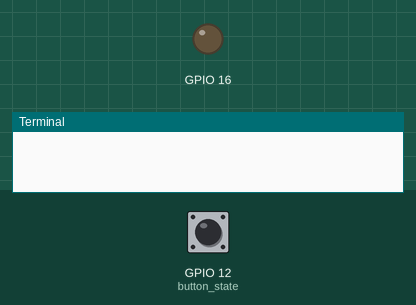
Bench run of a program on a simulated Raspberry Pi (BCM pin numbers). Shown: output pins drawn as LEDs (lit = HIGH), the last lines printed to the terminal. Dashed ring = blinking. The test bench sets the inputs (shaded band); at power-on: GPIO 12 (button_state) HIGH.

Above: at 1.2 s.
1.3 s: GPIO 12 (button_state) pulled LOW for 1 s
At 3.4 s:
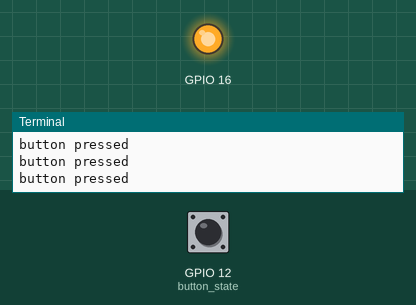
3.8 s: GPIO 12 (button_state) pulled LOW for 3.2 s
At 4.1 s:
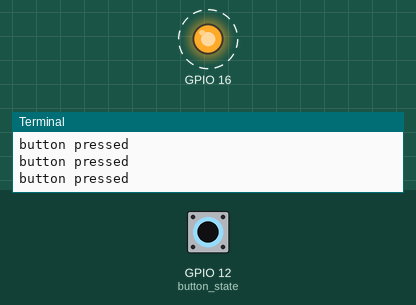
8.5 s: GPIO 12 (button_state) pulled LOW for 0.25 s
At 9.6 s:
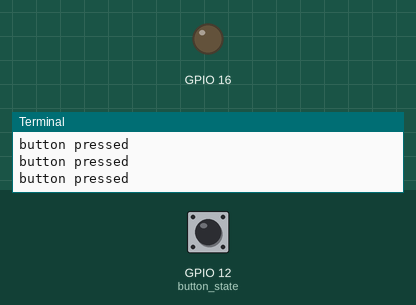
Timing chart, 0 to 11.5 s (numbered marks = the images above; inputs shaded):
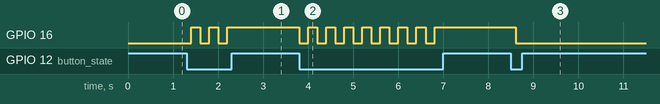

The program:

led_button.py
```python
import RPi.GPIO as GPIO
import time
GPIO.setmode(GPIO.BCM)
GPIO.setup(16,GPIO.OUT)
GPIO.setup(12,GPIO.IN,pull_up_down=GPIO.PUD_UP) # BUTTON 입력 스위치 안눌렸을 때 on, 눌렸을 때 off
control=False # LED 제어 전역 변수
try:
    while True: # 무한루프
        button_state = GPIO.input(12)
        if button_state == False: # 버튼이 눌리면 off 이고 False
            if(control==True): # Toggle
                control=False
            else:
                control=True
            print("button pressed")
        if control == True: # LED 제어 변수가 True 상태이면 LED를 켠다
            GPIO.output(16,True)
        else: # LED 제어 변수가 False 상태이면 LED를 끈다
            GPIO.output(16,False)
        time.sleep(0.2) # 0.2초마다 버튼이 눌렸는지 감지
except KeyboardInterrupt:
    pass
finally:
    GPIO.cleanup()
```

Measured:
- after the input at 1.3 s, GPIO 16: alternates HIGH for 0.20 s and LOW for 0.20 s, 5 changes in all, then stays HIGH, starting after 0.10 s
- after the input at 3.8 s, GPIO 16: alternates HIGH for 0.20 s and LOW for 0.20 s, 16 changes in all, then stays HIGH, starting at once
- after the input at 8.5 s, GPIO 16: HIGH → LOW after 0.11 s
